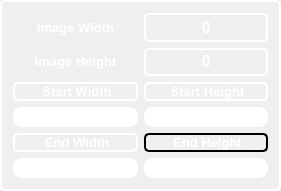
  <widget class="QGroupBox" name="CropGroup">
   <property name="geometry">
    <rect>
     <x>1010</x>
     <y>490</y>
     <width>281</width>
     <height>191</height>
    </rect>
   </property>
   <property name="styleSheet">
    <string notr="true">border: 2px solid white;
border-radius: 5px;
</string>
   </property>
   <property name="title">
    <string/>
   </property>
   <layout class="QVBoxLayout" name="verticalLayout_19">
    <item>
     <layout class="QHBoxLayout" name="horizontalLayout_13">
      <item>
       <layout class="QVBoxLayout" name="verticalLayout_18">
        <item>
         <layout class="QHBoxLayout" name="ImageHLabel">
          <item>
           <widget class="QLabel" name="label_11">
            <property name="styleSheet">
             <string notr="true">border : none;</string>
            </property>
            <property name="text">
             <string>&lt;html&gt;&lt;head/&gt;&lt;body&gt;&lt;p align=&quot;center&quot;&gt;&lt;span style=&quot; font-size:10pt; font-weight:700; color:#ffffff;&quot;&gt;Image Width&lt;/span&gt;&lt;/p&gt;&lt;/body&gt;&lt;/html&gt;</string>
            </property>
           </widget>
          </item>
         </layout>
        </item>
        <item>
         <layout class="QHBoxLayout" name="ImageWLabel">
          <item>
           <widget class="QLabel" name="label_14">
            <property name="styleSheet">
             <string notr="true">border : none;</string>
            </property>
            <property name="text">
             <string>&lt;html&gt;&lt;head/&gt;&lt;body&gt;&lt;p align=&quot;center&quot;&gt;&lt;span style=&quot; font-size:10pt; font-weight:700; color:#ffffff;&quot;&gt;Image Height&lt;/span&gt;&lt;/p&gt;&lt;/body&gt;&lt;/html&gt;</string>
            </property>
           </widget>
          </item>
         </layout>
        </item>
       </layout>
      </item>
      <item>
       <layout class="QVBoxLayout" name="verticalLayout_17">
        <item>
         <widget class="QLabel" name="label_13">
          <property name="styleSheet">
           <string notr="true">border: 2px solid white;
color : white;
font-weight: bold;
 text-align: center;</string>
          </property>
          <property name="text">
           <string>&lt;html&gt;&lt;head/&gt;&lt;body&gt;&lt;p align=&quot;center&quot;&gt;&lt;span style=&quot; font-size:12pt; font-weight:700; color:#ffffff;&quot;&gt;0&lt;/span&gt;&lt;/p&gt;&lt;/body&gt;&lt;/html&gt;</string>
          </property>
          <property name="alignment">
           <set>Qt::AlignCenter</set>
          </property>
         </widget>
        </item>
        <item>
         <widget class="QLabel" name="label_15">
          <property name="styleSheet">
           <string notr="true">border: 2px solid white;
color : white;
font-weight: bold; 
text-align: center;</string>
          </property>
          <property name="text">
           <string>&lt;html&gt;&lt;head/&gt;&lt;body&gt;&lt;p align=&quot;center&quot;&gt;&lt;span style=&quot; font-size:12pt; font-weight:700; color:#ffffff;&quot;&gt;0&lt;/span&gt;&lt;/p&gt;&lt;/body&gt;&lt;/html&gt;</string>
          </property>
          <property name="alignment">
           <set>Qt::AlignCenter</set>
          </property>
         </widget>
        </item>
       </layout>
      </item>
     </layout>
    </item>
    <item>
     <layout class="QHBoxLayout" name="horizontalLayout_14">
      <item>
       <layout class="QVBoxLayout" name="verticalLayout_25">
        <item>
         <layout class="QVBoxLayout" name="verticalLayout_22">
          <item>
           <widget class="QLabel" name="label_18">
            <property name="text">
             <string>&lt;html&gt;&lt;head/&gt;&lt;body&gt;&lt;p align=&quot;center&quot;&gt;&lt;span style=&quot; font-size:10pt; font-weight:700; color:#ffffff;&quot;&gt;Start Width&lt;/span&gt;&lt;/p&gt;&lt;/body&gt;&lt;/html&gt;</string>
            </property>
           </widget>
          </item>
          <item>
           <widget class="QLineEdit" name="StartWidthL">
            <property name="styleSheet">
             <string notr="true">QLineEdit{
	border : 2px solid  rgb(255,255,255);
	border-radius : 9px;
	color : white;
}

QLineEdit:hover{
	 border: 2px solid rgb(127,191,255);
     color: white;
}

QLineEdit:focus{
	border: 2px solid rgb(85, 170, 255);
	background-color: rgb(43, 45, 56);
	color:white;
}</string>
            </property>
           </widget>
          </item>
         </layout>
        </item>
        <item>
         <layout class="QVBoxLayout" name="verticalLayout_23">
          <item>
           <widget class="QLabel" name="label_19">
            <property name="text">
             <string>&lt;html&gt;&lt;head/&gt;&lt;body&gt;&lt;p align=&quot;center&quot;&gt;&lt;span style=&quot; font-size:10pt; font-weight:700; color:#ffffff;&quot;&gt;End Width&lt;/span&gt;&lt;/p&gt;&lt;/body&gt;&lt;/html&gt;</string>
            </property>
           </widget>
          </item>
          <item>
           <widget class="QLineEdit" name="EndWidthL">
            <property name="styleSheet">
             <string notr="true">QLineEdit{
	border : 2px solid  rgb(255,255,255);
	border-radius : 9px;
	color : white;
}

QLineEdit:hover{
	 border: 2px solid rgb(127,191,255);
     color: white;
}

QLineEdit:focus{
	border: 2px solid rgb(85, 170, 255);
	background-color: rgb(43, 45, 56);
	color:white;
}</string>
            </property>
           </widget>
          </item>
         </layout>
        </item>
       </layout>
      </item>
      <item>
       <layout class="QVBoxLayout" name="verticalLayout_24">
        <item>
         <layout class="QVBoxLayout" name="verticalLayout_20">
          <item>
           <widget class="QLabel" name="label_16">
            <property name="text">
             <string>&lt;html&gt;&lt;head/&gt;&lt;body&gt;&lt;p align=&quot;center&quot;&gt;&lt;span style=&quot; font-size:10pt; font-weight:700; color:#ffffff;&quot;&gt;Start Height&lt;/span&gt;&lt;/p&gt;&lt;/body&gt;&lt;/html&gt;</string>
            </property>
           </widget>
          </item>
          <item>
           <widget class="QLineEdit" name="StartHeightL">
            <property name="styleSheet">
             <string notr="true">QLineEdit{
	border : 2px solid  rgb(255,255,255);
	border-radius : 9px;
	color : white;
}

QLineEdit:hover{
	 border: 2px solid rgb(127,191,255);
     color: white;
}

QLineEdit:focus{
	border: 2px solid rgb(85, 170, 255);
	background-color: rgb(43, 45, 56);
	color:white;
}</string>
            </property>
           </widget>
          </item>
         </layout>
        </item>
        <item>
         <layout class="QVBoxLayout" name="verticalLayout_21">
          <item>
           <widget class="QLabel" name="label_17">
            <property name="styleSheet">
             <string notr="true">border: 2px solid black;</string>
            </property>
            <property name="text">
             <string>&lt;html&gt;&lt;head/&gt;&lt;body&gt;&lt;p align=&quot;center&quot;&gt;&lt;span style=&quot; font-size:10pt; font-weight:700; color:#ffffff;&quot;&gt;End Height&lt;/span&gt;&lt;/p&gt;&lt;/body&gt;&lt;/html&gt;</string>
            </property>
           </widget>
          </item>
          <item>
           <widget class="QLineEdit" name="EndHeightL">
            <property name="styleSheet">
             <string notr="true">QLineEdit{
	border : 2px solid  rgb(255,255,255);
	border-radius : 9px;
	color : white;
}

QLineEdit:hover{
	 border: 2px solid rgb(127,191,255);
     color: white;
}

QLineEdit:focus{
	border: 2px solid rgb(85, 170, 255);
	background-color: rgb(43, 45, 56);
	color:white;
}</string>
            </property>
           </widget>
          </item>
         </layout>
        </item>
       </layout>
      </item>
     </layout>
    </item>
   </layout>
  </widget>
